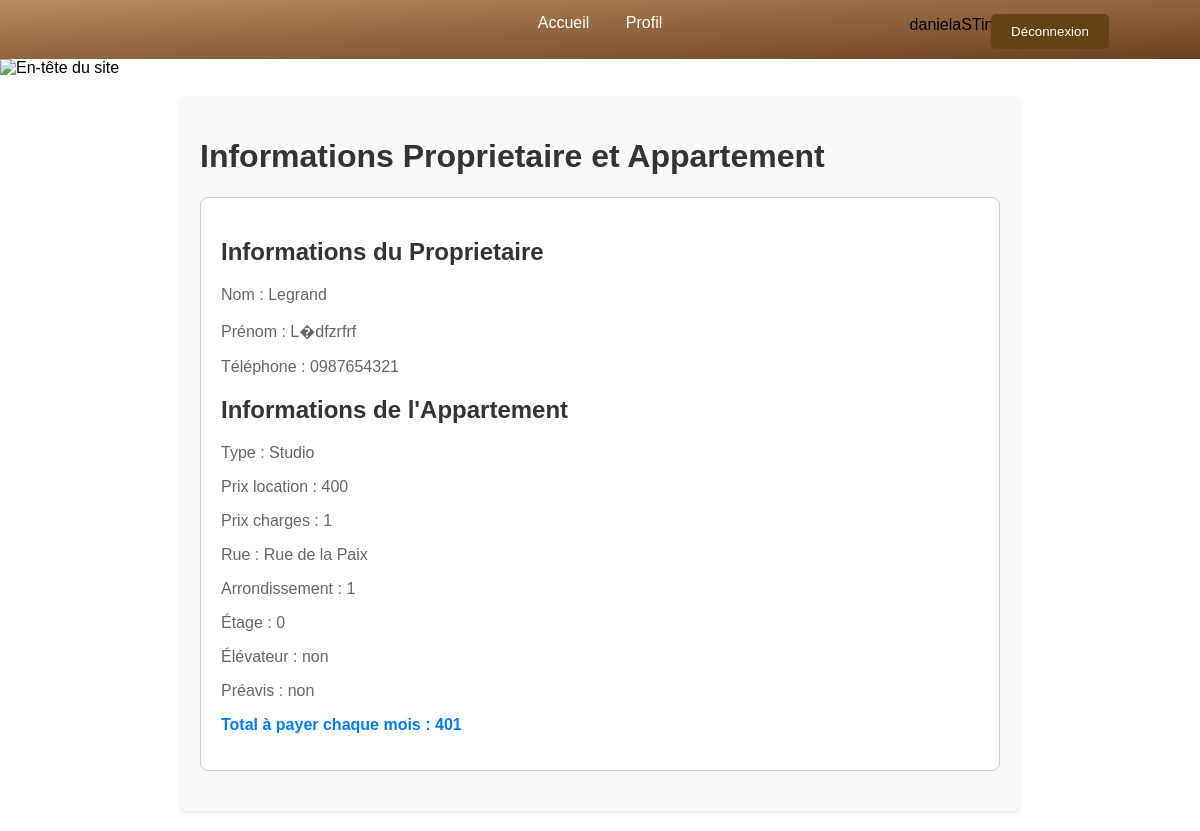
Page /V/v_home_locataire.php (signed in) on the committed database.
### tables this page shows
CREATE TABLE IF NOT EXISTS `locataire` (
  `num_loc` int(11) NOT NULL AUTO_INCREMENT,
  `nom_loc` varchar(50) DEFAULT NULL,
  `prenom_loc` varchar(50) DEFAULT NULL,
  `date_naissance` date DEFAULT NULL,
  `telephone_loc` varchar(50) DEFAULT NULL,
  `numCompt_loc` varchar(50) DEFAULT NULL,
  `banque` varchar(50) DEFAULT NULL,
  `adresse_banque_loc` varchar(50) DEFAULT NULL,
  `cp_banque_loc` varchar(50) DEFAULT NULL,
  `login_loc` varchar(50) DEFAULT NULL,
  `mdp_loc` varchar(64) DEFAULT NULL,
  `num_apart` int(11) DEFAULT NULL,
  `num_dem` int(11) DEFAULT NULL,
  PRIMARY KEY (`num_loc`),
  KEY `num_apart` (`num_apart`),
  KEY `num_dem` (`num_dem`),
  CONSTRAINT `locataire_ibfk_1` FOREIGN KEY (`num_apart`) REFERENCES `appartement` (`num_apart`) ON DELETE CASCADE,
  CONSTRAINT `locataire_ibfk_2` FOREIGN KEY (`num_dem`) REFERENCES `demandeur` (`num_dem`) ON DELETE CASCADE
);

CREATE TABLE IF NOT EXISTS `proprietaire` (
  `num_prop` int(11) NOT NULL AUTO_INCREMENT,
  `nom_prop` varchar(50) DEFAULT NULL,
  `prenom_prop` varchar(50) DEFAULT NULL,
  `adresse_prop` varchar(50) DEFAULT NULL,
  `cp_prop` varchar(50) DEFAULT NULL,
  `telephone_prop` varchar(50) DEFAULT NULL,
  `login_prop` varchar(50) DEFAULT NULL,
  `mdp_prop` varchar(64) DEFAULT NULL,
  PRIMARY KEY (`num_prop`)
);

CREATE TABLE IF NOT EXISTS `appartement` (
  `num_apart` int(11) NOT NULL AUTO_INCREMENT,
  `type_apart` varchar(50) DEFAULT NULL,
  `prix_loc` float DEFAULT NULL,
  `prix_charges` float DEFAULT NULL,
  `rue` varchar(50) DEFAULT NULL,
  `arrondissement` int(11) DEFAULT NULL,
  `etage` int(11) DEFAULT NULL,
  `elevator` enum('oui','non') NOT NULL DEFAULT 'non',
  `preavis` enum('oui','non') NOT NULL DEFAULT 'non',
  `date_libre` date DEFAULT NULL,
  `num_prop` int(11) DEFAULT NULL,
  `details` text DEFAULT NULL,
  PRIMARY KEY (`num_apart`),
  KEY `num_prop` (`num_prop`),
  CONSTRAINT `appartement_ibfk_1` FOREIGN KEY (`num_prop`) REFERENCES `proprietaire` (`num_prop`) ON DELETE CASCADE
);

### C/c_contratLoc.php (called while the page is built)
<?php
require_once '../M/Modele  Locataire.php';
if (isset($_SESSION["locataire"])) {
    $num_loc = $_SESSION["locataire"]['num_loc'];
    $locataire = new Locataire();
    $infos_locataire_appartement = $locataire->getContratLoc($num_loc);
    $total_a_payer = $locataire->getTotalAPayer($num_loc);
} else {
    header("Location: chemin_vers_page_de_connexion.php");
    exit();
}
?>

### M/Modele  Locataire.php (called while the page is built, shortened)
<?php
require '../C/param_connexion_BdD.php';
class Locataire {
    public function getContratLoc($num_loc) {
        global $conn;
        try {
            $sql = "SELECT * FROM locataire
            JOIN appartement
            ON locataire.num_apart=appartement.num_apart
            JOIN proprietaire
            ON proprietaire.num_prop=appartement.num_prop
            WHERE num_loc = :num_loc";
            $stmt = $conn->prepare($sql);
            $stmt->bindParam(':num_loc', $num_loc, PDO::PARAM_INT);
            $stmt->execute();
            $infos_locataire_appartement = $stmt->fetchAll(PDO::FETCH_ASSOC);
            return $infos_locataire_appartement;
        } catch (PDOException $e) {
            echo "Erreur lors de la récupération des annonces : " . $e->getMessage();
            return [];
        }
    }
    public function getTotalAPayer($num_loc) {
        global $conn;
        try {
            $sql = "SELECT (prix_loc + prix_charges) AS total
                    FROM locataire
                    JOIN appartement ON locataire.num_apart = appartement.num_apart
                    WHERE num_loc = :num_loc";
            $stmt = $conn->prepare($sql);
            $stmt->bindParam(':num_loc', $num_loc, PDO::PARAM_INT);
            $stmt->execute();
            $result = $stmt->fetch(PDO::FETCH_ASSOC);
            return $result;
        } catch (PDOException $e) {
            echo "Erreur lors du calcul du total à payer : " . $e->getMessage();
            return 0;
        }
    }
    }
?>

### V/v_home_locataire.php (the view, shortened to what this page needs)
<?php
include 'v_espace_locataire.php';
include '../C/c_contratLoc.php';
?>
<!DOCTYPE html>
<html lang="fr">
<head>
    <link rel="stylesheet" href="CSS/styleSessionLoc.css">
</head>
<body>
    <div class="container">
        <h1>Informations Proprietaire et Appartement</h1>
        <?php foreach ($infos_locataire_appartement as $info) : ?>
            <div class="info-box">
                <h2>Informations du Proprietaire</h2>
                <p class="prop-info">Nom : <?php echo $info['nom_prop']; ?></p>
                <p class="prop-info">Prénom : <?php echo $info['prenom_prop']; ?></p>
                <p class="prop-info">Téléphone : <?php echo $info['telephone_prop']; ?></p>
                <h2>Informations de l'Appartement</h2>
                <p class="apart-info">Type : <?php echo $info['type_apart']; ?></p>
                <p class="apart-info">Prix location : <?php echo $info['prix_loc']; ?></p>
                <p class="apart-info">Prix charges : <?php echo $info['prix_charges']; ?></p>
                <p class="apart-info">Rue : <?php echo $info['rue']; ?></p>
                <p class="apart-info">Arrondissement : <?php echo $info['arrondissement']; ?></p>
                <p class="apart-info">Étage : <?php echo $info['etage']; ?></p>
                <p class="apart-info">Élévateur : <?php echo $info['elevator']; ?></p>
                <p class="apart-info">Préavis : <?php echo $info['preavis']; ?></p>
                <p class="total">Total à payer chaque mois : <?php echo $total_a_payer['total']; ?></p>
            </div>
        <?php endforeach; ?>
    </div>
</body>
</html>

### V/CSS/styleSessionLoc.css (style rules this page uses)
body { margin: 0; font-family: Arial, sans-serif; }

### V/v_home_locataire.php (style rules this page uses)
.container { max-width: 800px; margin: 20px auto; background-color: #f9f9f9; padding: 20px; border-radius: 8px; box-shadow: 0 2px 4px rgba(0, 0, 0, 0.1); }
.info-box { margin-bottom: 20px; border: 1px solid #ccc; border-radius: 8px; padding: 20px; background-color: #fff; }
h1, h2 { color: #333; }
.prop-info, .apart-info { color: #666; margin-bottom: 5px; }
.total { font-weight: bold; color: #007bff; }

### rows in the picture
locataire: proprietaire.nom_prop "Legrand", proprietaire.prenom_prop "L�dfzrfrf", proprietaire.telephone_prop "0987654321", num_apart.type_apart "Studio", num_apart.prix_loc "400", num_apart.prix_charges "1", num_apart.rue "Rue de la Paix", num_apart.arrondissement "1", num_apart.etage "0", num_apart.elevator "non", num_apart.preavis "non", total "401"

### other values in the picture
$login_loc "danielaSTinca"
